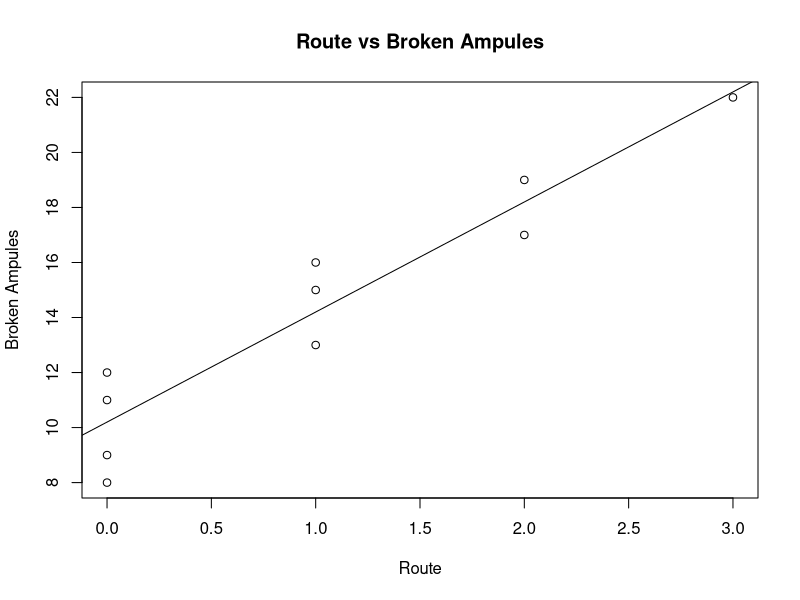

Write R code to recreate this figure.
## ---- chunk 1
knitr::opts_chunk$set(echo = TRUE)
## ---- chunk 2
route <- c(1, 0, 2, 0, 3, 1, 0, 1, 2, 0)
broken <- c(16, 9, 17, 12, 22, 13, 8, 15, 19, 11)
b1hat = t(route-mean(route))%*%(broken-mean(broken))/sum((route-mean(route))^2)
b0hat = mean(broken) - b1hat*mean(route)
cat("Y = ", b0hat, " + ", b1hat, "x")

plot(route, broken, xlab="Route", ylab="Broken Ampules" , main = "Route vs Broken Ampules")
abline(lm(broken ~ route))
## ---- chunk 3
cat("Point estimate at X = 1: ", b0hat + (b1hat * 1), " broken ampules.")
## ---- chunk 4
x_bar = mean(route)
y_bar = mean(broken)
y_bar
Point = b0hat + b1hat*(x_bar)
Point
## ---- chunk 5
cat("a)\n")
x = c(16, 16, 16, 40, 40, 40)
y = c(199, 205, 196, 248, 253, 246)
b1hatval = t(x-mean(x))%*%(y-mean(y))/sum((x-mean(x))^2)
b0hatval = mean(y) - b1hatval*mean(x)
y_mean = b0hatval + b1hatval*(2)
variance = ((1/(5)) * (sum ((y - mean(y)) ^ 2))) / ((1/(5)) * (sum ((x - mean(x) ) ^ 2)))
meval = (qnorm(0.99))*(sqrt(variance)/sqrt(5))
cat("99% Confidence Interval for Mean at X = 2: [", y_mean - meval, ", ", y_mean + meval, "] \nb)\n")
interval = var.test(x, y, alternative = "two.sided", conf.level = 0.99)
cat("Conclusion: cannot conclude that there is a significant difference in variances.\nc)\n")
delta = 0.3 / 0.1
power = pt(q = meval, df = 1, ncp = delta, lower.tail = FALSE) + pt(q = meval, df = 6 - 2, ncp = delta)
power



## ---- chunk 6
mean_2 = b0hat + (b1hat * 2)
mean_4 = b0hat + (b1hat * 4)
cat("Mean at X = 2: ", mean_2, " broken ampules.\n")
cat("Mean at X = 4: ", mean_4, " broken ampules.\n")
var = ((1/(10 - 1)) * (sum ((broken - y_bar ) ^ 2))) / ((1/(10 - 1)) * (sum ((route - x_bar ) ^ 2)))
me = (qnorm(0.99))*(sqrt(var)/sqrt(10))
cat("99% Confidence Interval for Mean at X = 2: [", mean_2 - me, ", ", mean_2 + me  , "] \n")
cat("99% Confidence Interval for Mean at X = 4: [", mean_4 - me, ", ", mean_4 + me  , "] ")


